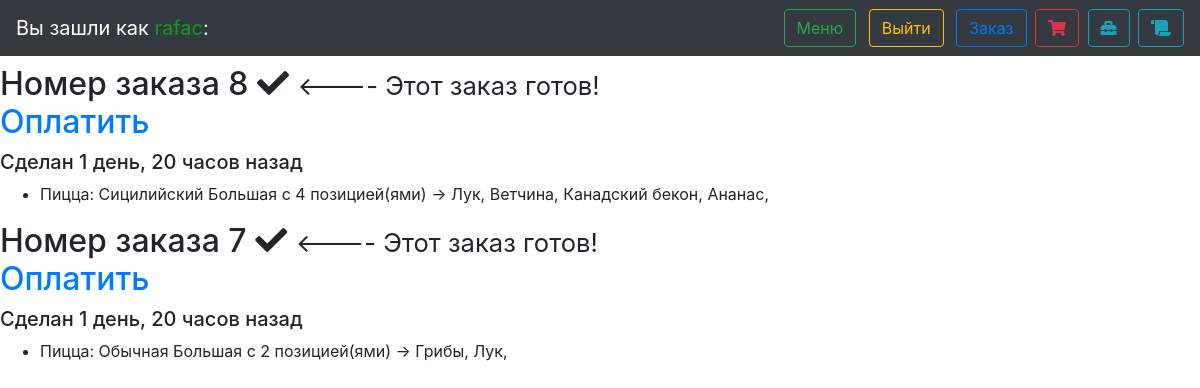
Page /my_orders (signed in) on the committed database.
### orders/models.py (models this page shows, shortened)
class ProperOrder(models.Model):
    order_client = models.ForeignKey(User, on_delete=models.CASCADE)
    order_timestamp = models.DateTimeField(auto_now_add=True)
    order_price = models.DecimalField(max_digits=10, decimal_places=2, default=0.00, editable=False)
    order_done = models.BooleanField(default=False)
    def __str__(self):
        return f"Номер заказа {self.id}"

class Pizza(models.Model):
    in_order = models.ForeignKey(ProperOrder, on_delete=models.CASCADE, null=True, blank=True, related_name="pizzas")
    already_ordered = models.BooleanField(default=False)
    add_by = models.ForeignKey(User, on_delete=models.CASCADE, null=True, blank=True)
    pizza_size = models.CharField(
        max_length=2,
        choices=(
            ("sm", "Маленькая"),
            ("lg", "Большая")
        ),
    )
    pizzatype = models.ForeignKey(PizzaType, on_delete=models.CASCADE, null=True)
    toppings = models.ManyToManyField(PizzaTopping, blank=True)
    price = models.DecimalField(max_digits=6, decimal_places=2, default=0.00, editable=False)
    def __str__(self):
        return f"Пицца: {self.pizzatype.name} {self.get_pizza_size_display()} с {self.toppings.all().count()} позицией(ями)"

class PizzaType(models.Model):
    name = models.CharField(max_length=60, unique=True)
    price_sm_0 = models.DecimalField(max_digits=6, decimal_places=2, null=True)
    price_sm_1 = models.DecimalField(max_digits=6, decimal_places=2, null=True)
    price_sm_2 = models.DecimalField(max_digits=6, decimal_places=2, null=True)
    price_sm_3 = models.DecimalField(max_digits=6, decimal_places=2, null=True)
    price_sm_4 = models.DecimalField(max_digits=6, decimal_places=2, null=True)
    price_lg_0 = models.DecimalField(max_digits=6, decimal_places=2, null=True)
    price_lg_1 = models.DecimalField(max_digits=6, decimal_places=2, null=True)
    price_lg_2 = models.DecimalField(max_digits=6, decimal_places=2, null=True)
    price_lg_3 = models.DecimalField(max_digits=6, decimal_places=2, null=True)
    price_lg_4 = models.DecimalField(max_digits=6, decimal_places=2, null=True)

class PizzaTopping(models.Model):
    name = models.CharField(max_length=60, unique=True)
    def __str__(self):
        return self.name

### orders/views.py (the view)
# urls.py: path("my_orders", user_orders_view, name="user_orders_view"),
@login_required
def user_orders_view(request):
    context = {"orders": reversed(ProperOrder.objects.filter(order_client=request.user))}
    return render(request, 'orders/my_orders.html', context)

### orders/templates/orders/my_orders.html (shortened to what this page needs)
{% extends "layout.html" %}
{% block body %}
    {% if orders %}
        {% for item in orders %}
            <h2>{{ item }}
                {% if item.order_done == True %}
                    <i class="fa fa-check"></i>
                    <small> <---- Этот заказ готов!</small>
                    <div><a href="{% url "payment" %}" class="button17" tabindex="0">Оплатить</a></div>
                {% else %}
                    <i class="fa fa-times"></i>
                {% endif %}
            </h2>
            <h5>Сделан {{ item.order_timestamp |timesince }} назад</h5>
            <ul>
                {% for pizza_item in item.pizzas.all %}
                    <li>{{ pizza_item}} -> {% for topping in pizza_item.toppings.all %}{{ topping }}, {% endfor %}</li>
                {% endfor %}
            </ul>
        {% endfor %}
    {% else %}
        <h2> У вас нет НИКАКИХ заказов. Пора это изменить!</h2>
    {% endif %}
{% endblock %}

### orders/templates/layout.html (shortened to what this page needs)
<!DOCTYPE html>
<html>
{% load pwa %}
{% load static %}
<head>
    <link rel="stylesheet" href="https://maxcdn.bootstrapcdn.com/bootstrap/4.0.0-beta.3/css/bootstrap.min.css">
    <link rel="stylesheet" type="text/css"
          href="https://maxcdn.bootstrapcdn.com/font-awesome/4.7.0/css/font-awesome.min.css">
    <link rel="stylesheet" href="https://use.fontawesome.com/releases/v5.5.0/css/all.css">
</head>
<body>
{% if user.is_authenticated %}
    <div class="navbar sticky-top navbar-dark bg-dark">
        <div class="navbar-brand"> Вы зашли как <span style='color: #119c1e;'>{{ user.get_username }}</span>:</div>
        <div>
            <a href="{% url "menu_view" %}">
                <button class="btn btn-outline-success mx-1 my-xl-0 my-2">Меню</button>
            </a>
            <a href="{% url "logout_view" %}">
                <button class="btn btn-outline-warning mx-1 my-xl-0 my-2" type="button">Выйти</button>
            </a>
            <a href="{% url "user_orders_view" %}">
                <button class="btn btn-outline-primary ml-1 my-xl-0 my-2" type="button" title="All orders">Заказ</i>
                </button>
            </a>
            <a href="{% url "cart_view" %}">
                <button class="btn btn-outline-danger ml-1 my-xl-0 my-2" type="button" title="Look at your cart"><i class="fa fa-shopping-cart"></i>
                </button>
            </a>
            {% if request.user.is_staff %}
                <a href="/admin">
                    <button class="btn btn-outline-info ml-1 my-xl-0 my-2" type="button" title="Admin panel"><i class="fa fa-toolbox"></i>
                    </button>
                </a>
                <a href="{% url "all_orders_view" %}">
                    <button class="btn btn-outline-info ml-1 my-xl-0 my-2" type="button" title="All orders from users"><i class="fa fa-scroll"></i>
                    </button>
                </a>
            {% endif %}
        </div>
    </div>
{% endif %}
<div class="mt-2 col-md-12"></div>
{% block body %}{% endblock %}
</body>
</html>

### rows in the picture
ProperOrder: id "Номер заказа 8", order_done True (drawn), order_timestamp "1 день, 20 часов"
Pizza: pizzatype+pizza_size+id "Пицца: Сицилийский Большая с 4 позицией(ями)"
PizzaTopping: name "Лук"
PizzaTopping: name "Ветчина"
PizzaTopping: name "Канадский бекон"
PizzaTopping: name "Ананас"
ProperOrder: id "Номер заказа 7", order_done True (drawn), order_timestamp "1 день, 20 часов"
Pizza: pizzatype+pizza_size+id "Пицца: Обычная Большая с 2 позицией(ями)"
PizzaTopping: name "Грибы"

### other values in the picture
{{ user.get_username }} "rafac"
